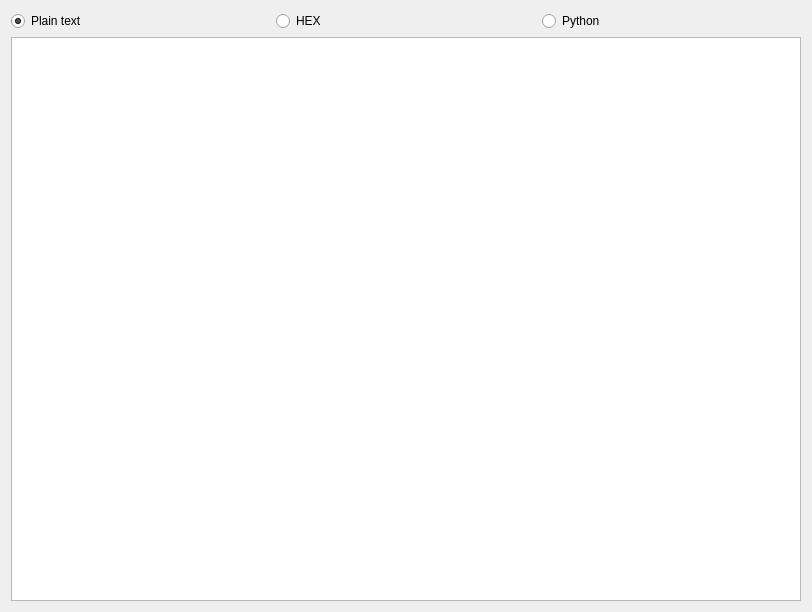
<?xml version="1.0" encoding="UTF-8"?>
<ui version="4.0">
 <class>IDAngrTextViewer</class>
 <widget class="QWidget" name="IDAngrTextViewer">
  <property name="geometry">
   <rect>
    <x>0</x>
    <y>0</y>
    <width>812</width>
    <height>612</height>
   </rect>
  </property>
  <layout class="QGridLayout" name="gridLayout">
   <item row="0" column="0">
    <layout class="QHBoxLayout" name="horizontalLayout">
     <item>
      <widget class="QRadioButton" name="plainBox">
       <property name="text">
        <string>Plain text</string>
       </property>
       <property name="checked">
        <bool>true</bool>
       </property>
      </widget>
     </item>
     <item>
      <widget class="QRadioButton" name="hexBox">
       <property name="text">
        <string>HEX</string>
       </property>
      </widget>
     </item>
     <item>
      <widget class="QRadioButton" name="pyBox">
       <property name="text">
        <string>Python</string>
       </property>
      </widget>
     </item>
    </layout>
   </item>
   <item row="1" column="0">
    <widget class="QPlainTextEdit" name="plainTextEdit">
     <property name="readOnly">
      <bool>true</bool>
     </property>
     <property name="plainText">
      <string/>
     </property>
    </widget>
   </item>
  </layout>
 </widget>
 <resources/>
 <connections/>
</ui>
